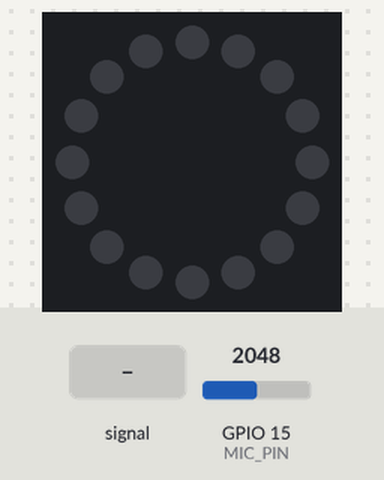
Simulated run of this sketch. Board: ESP32. Shown: 16 RGB LEDs in a ring, first at the top, clockwise. Inputs (shaded band) come from the test bench; at power-on: GPIO 15 (MIC_PIN) = 2048 (analog values on the 0–4095 scale). What the sketch prints to the serial monitor is not drawn.

Above: at 1.2 s.
1.3 s: GPIO 15 (MIC_PIN) fed a 200 Hz sine of ±327 counts around its level
At 2.1 s:
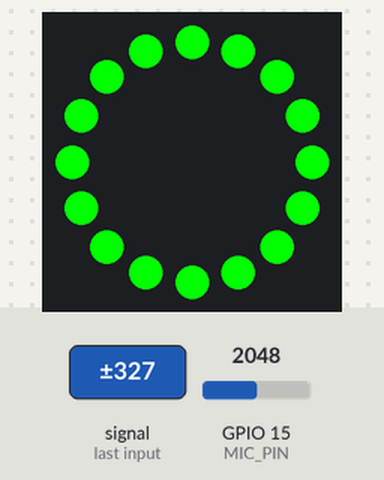
Timing chart, 0 to 2.6 s (numbered marks = the images above; inputs shaded):
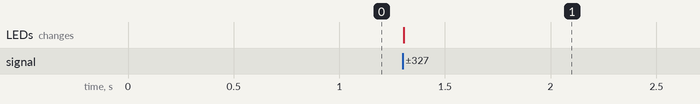

The sketch:

firmware-v2.ino
```cpp
#include <Adafruit_NeoPixel.h>
#include <arduinoFFT.h>

// Pin & pixel setup
#define MIC_PIN 15
#define RING_PIN 26
#define NUM_PIXELS 16

// Objects
Adafruit_NeoPixel ring(NUM_PIXELS, RING_PIN, NEO_GRB + NEO_KHZ800);


void checkSound() {
  int micValue = analogRead(MIC_PIN);
  Serial.println(micValue);
  if (micValue < 2000) {
    for (int i = 0; i < NUM_PIXELS; i++) {
      ring.setPixelColor(i, ring.Color(0, 255, 0));
    }
    ring.show();
  } else {
    for (int i = 0; i < NUM_PIXELS; i++) {
      ring.setPixelColor(i, ring.Color(0, 0, 0));
    }
    ring.show();
  }
  //while (micValue < 2000) {

    //rainbowFlow();
  //}

}

void rainbowFlow() {
   Serial.println("Hello, ESP32!");
}

void setup() {
  // put your setup code here, to run once:
  Serial.begin(115200);
  Serial.println("Hello, ESP32!");

  ring.begin();
  ring.show();

  analogReadResolution(12);

}

void loop() {
  checkSound();
}
```

Measured:
- after the input at 1.3 s, the LEDs: change at once (image 1)
